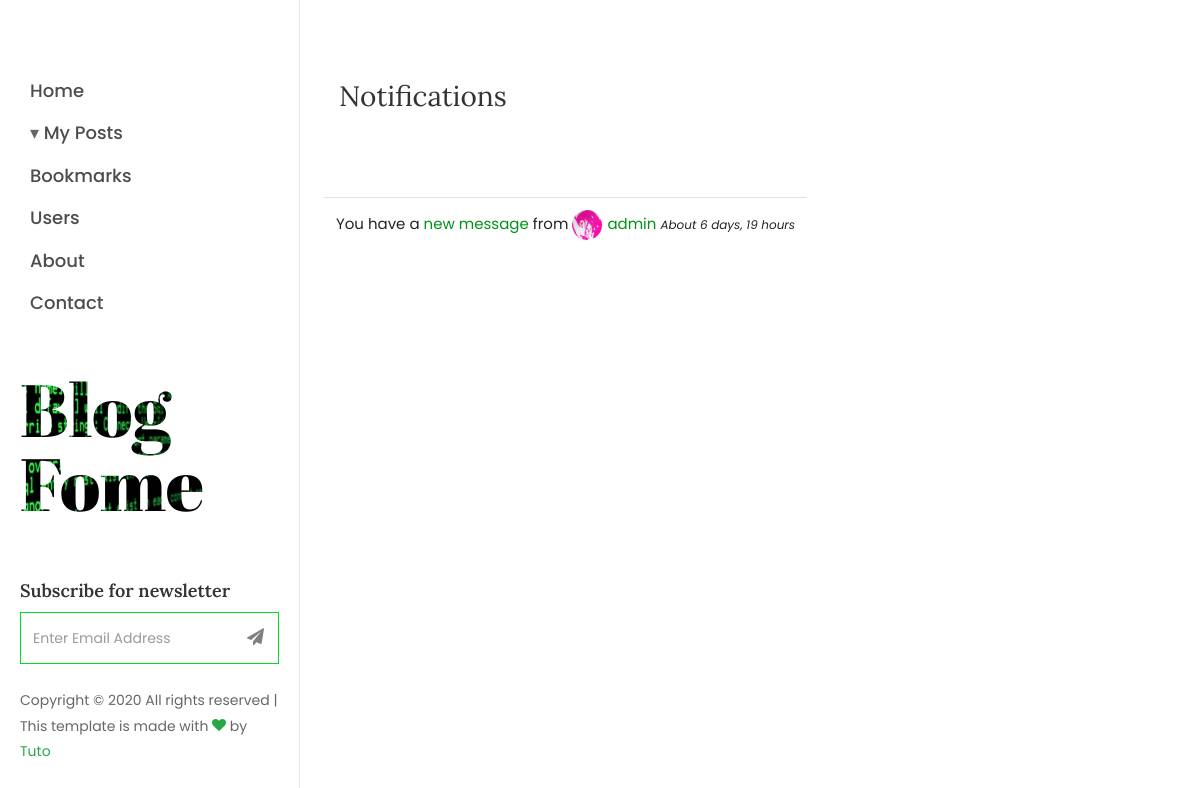
The app's page /notifications/ (signed in), older data.
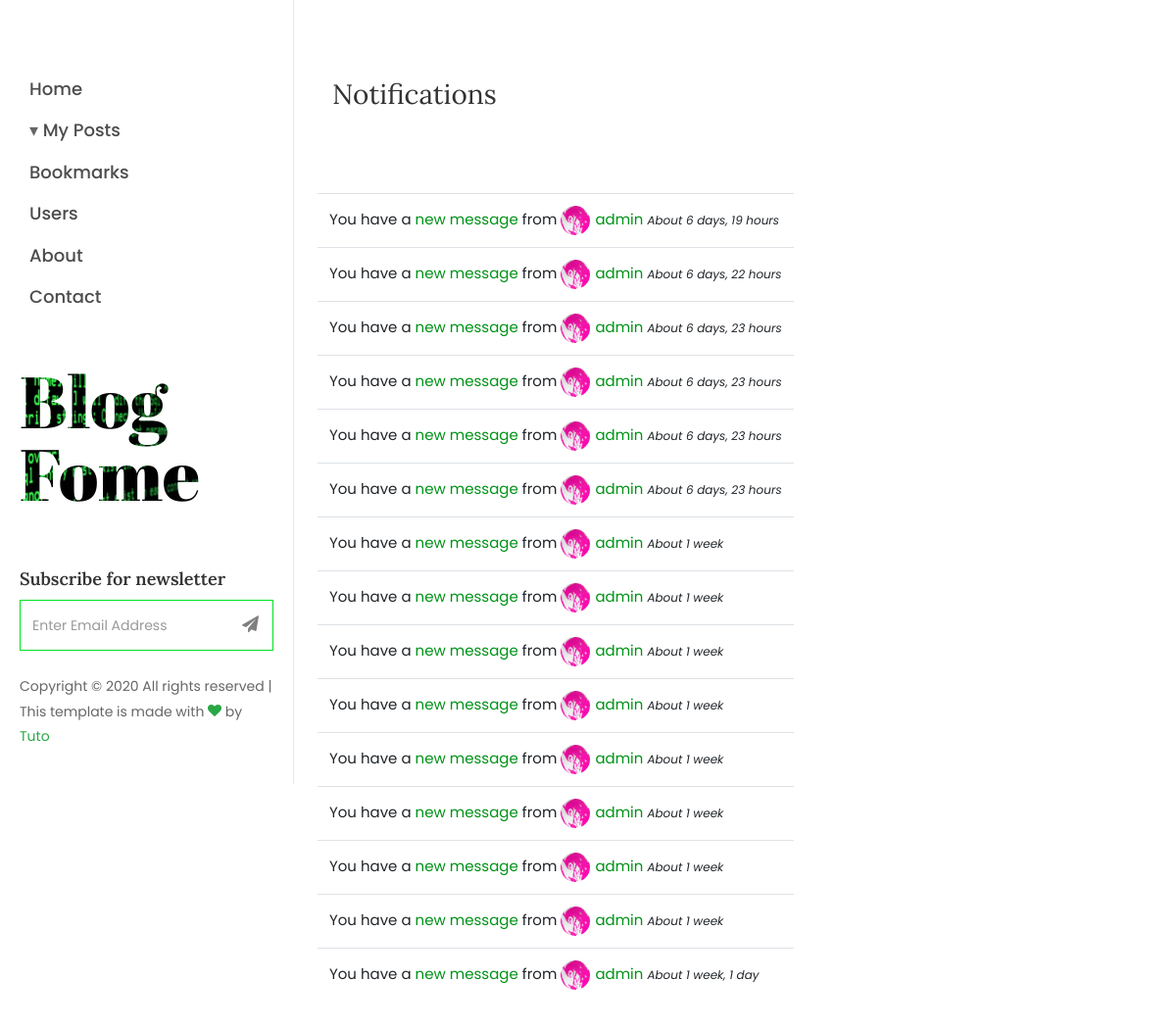
The same page, newer data.
### notifications/models.py (models this page shows, shortened)
class Notification(models.Model):
    user = models.ForeignKey(User, on_delete=models.CASCADE, related_name='notifications')
    author = models.ForeignKey(User, on_delete=models.CASCADE, related_name='author', null=True)
    author_name = models.CharField(max_length=255, null=True)
    post = models.ForeignKey(Post, on_delete=models.CASCADE, null=True)
    comment = models.ForeignKey(Comment, on_delete=models.CASCADE, null=True)
    thread = models.ForeignKey(Thread, on_delete=models.CASCADE, null=True)
    created_at = models.DateTimeField(auto_now_add=True)
    updated_at = models.DateTimeField(auto_now=True)
    message = models.TextField()
    html_message = models.TextField()
    read = models.BooleanField(default=False)
    active = models.BooleanField(default=True)
    category = models.CharField(max_length=255)
    action = models.CharField(max_length=255, null=True)
    objects = models.Manager()
    commentNotification = CommentNotification()
    voteNotification = VoteNotification()
    messageNotification = MessageNotification()
    class Meta:
        ordering = ['-created_at']

### users/models.py (models this page shows, shortened)
class Profile(models.Model):
    user = models.OneToOneField(User, on_delete=models.CASCADE)
    bio = models.TextField()
    image = models.ImageField(default='default.jpg', upload_to='profile_pics')
    """ def save(self, *args, **kwargs):
        super().save(*args, **kwargs)

        img = Image.open(self.image.path)
        if img.height > 300 or img.width > 300:
            output_size = (300, 300)
            img.thumbnail(output_size)
            img.save(self.image.path) """

### notifications/views.py (the view)
# urls.py: path('', NotificationList.as_view(), name='list'),
@method_decorator(login_required, name='dispatch')
class NotificationList(TemplateView):
    template_name = "notifications/notification_list.html"
    def get_context_data(self, **kwargs):
        context = super(NotificationList,self).get_context_data(**kwargs)
        notifications = self.request.user.notifications.filter(read=False)
        html = render_to_string('notifications/partials/notification_list.html', {'notifications': notifications[:15]}, request=self.request)
        context['notifications'] = html
        notifications.update(read=True)
        return context

### blog/templatetags/user_tags.py (called while the page is built)
@register.simple_tag
def get_notification_count(user):
    if user:
        return user.notifications.filter(read=False).count()
    return 0

### notifications/templates/notifications/partials/notification_list.html (shortened to what this page needs)
{% load static %}
<table class="table table-hover">
	<tbody>
		{% for notification in notifications %}
			<tr>
				<td>
					{% if notification.category == 'comment' or notification.category == 'vote' %}
						{% if notification.author %}
							<a href="{% url 'blog:user_profile' notification.author %}">
								<img src='{{ notification.author.profile.image.url }}' class='avatar-notification' /> {{ notification.author }}
							</a>
						{% else %}
							{{ notification.author_name }}
						{% endif %}
						{{ notification.action }}
						{% if notification.comment %}
							{% if notification.category == 'comment' %} to{% endif %} your comment on
							<a href="{% url 'blog:post_detail' notification.post.id %}?comment_id={{ notification.comment.id }}">
								<i>{{ notification.post }}</i>
							</a>
						{% else %}
							{% if notification.category == 'comment' %} on{% endif %}your post
							<a href="{% url 'blog:post_detail' notification.post.id %}">
								<i>{{ notification.post }}</i>
							</a>
						{% endif %}
					{% elif notification.category == 'message' %}
						You have a
						<form class="messenger-notification-form" method="POST" action="{% url 'messenger:messenger' %}">
							<input class="messenger-link" type="submit" value="{{ notification.action }}" />
						</form>
						from
						<a href="{% url 'blog:user_profile' notification.author %}">
							<img src='{{ notification.author.profile.image.url }}' class='avatar-notification' />{{ notification.author }}
						</a>
					{% endif %}
					<small><i>About {{ notification.created_at | timesince }}</i></small>
				</td>
			</tr>
		{% endfor %}
	</tbody>
</table>

Row changes from the older to the newer data that the page shows:
now on this page (row edited): Notification: action "new message", author.profile.image (picture), author "admin", created_at "6 days, 22 hours"
now on this page (row edited): Notification: action "new message", author.profile.image (picture), author "admin", created_at "6 days, 23 hours"
now on this page (row edited): Notification: action "new message", author.profile.image (picture), author "admin", created_at "6 days, 23 hours"
now on this page (row edited): Notification: action "new message", author.profile.image (picture), author "admin", created_at "6 days, 23 hours"
now on this page (row edited): Notification: action "new message", author.profile.image (picture), author "admin", created_at "6 days, 23 hours"
now on this page (row edited): Notification: action "new message", author.profile.image (picture), author "admin", created_at "1 week"
now on this page (row edited): Notification: action "new message", author.profile.image (picture), author "admin", created_at "1 week"
now on this page (row edited): Notification: action "new message", author.profile.image (picture), author "admin", created_at "1 week"
now on this page (row edited): Notification: action "new message", author.profile.image (picture), author "admin", created_at "1 week"
now on this page (row edited): Notification: action "new message", author.profile.image (picture), author "admin", created_at "1 week"
now on this page (row edited): Notification: action "new message", author.profile.image (picture), author "admin", created_at "1 week"
now on this page (row edited): Notification: action "new message", author.profile.image (picture), author "admin", created_at "1 week"
now on this page (row edited): Notification: action "new message", author.profile.image (picture), author "admin", created_at "1 week"
now on this page (row edited): Notification: action "new message", author.profile.image (picture), author "admin", created_at "1 week, 1 day"
